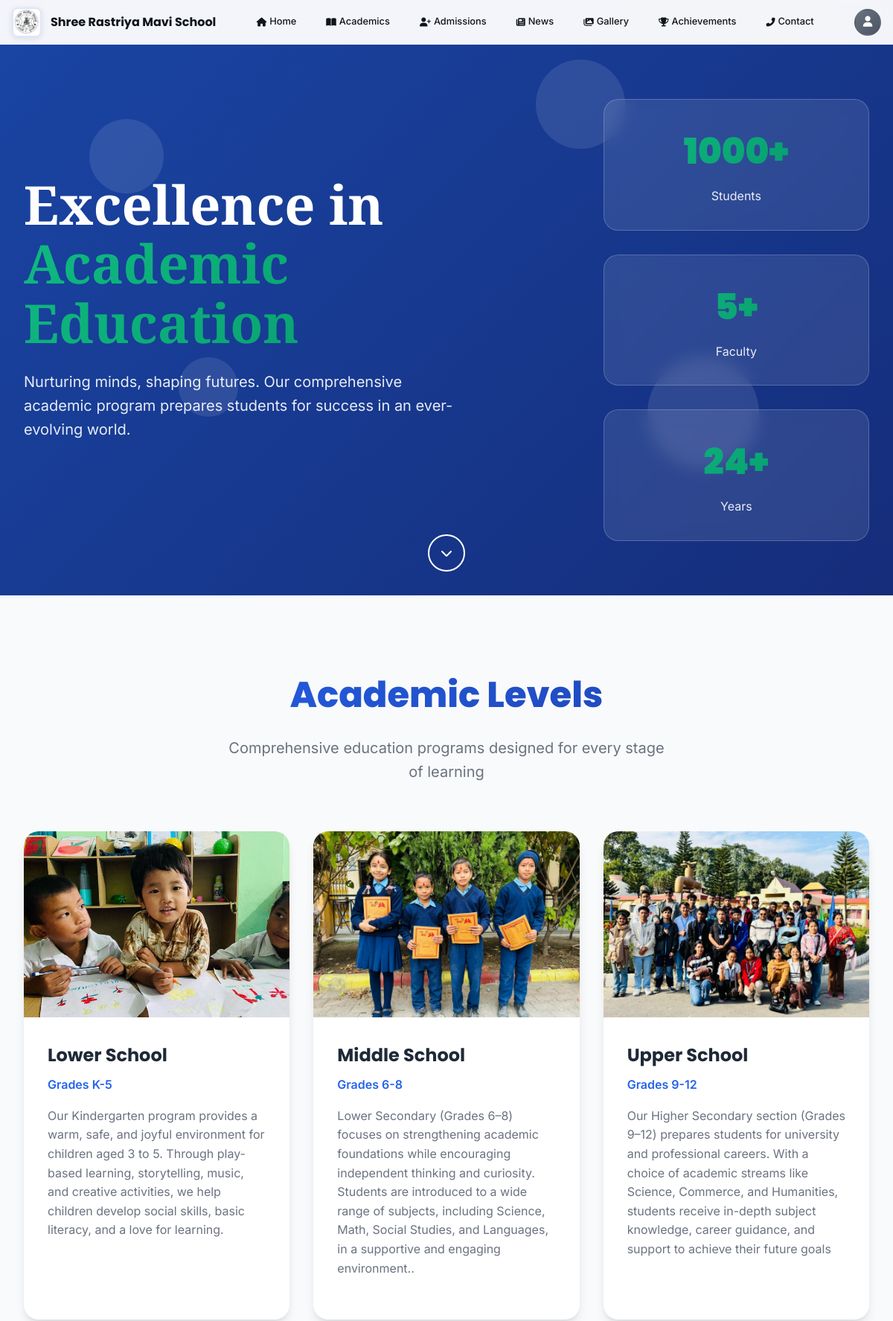
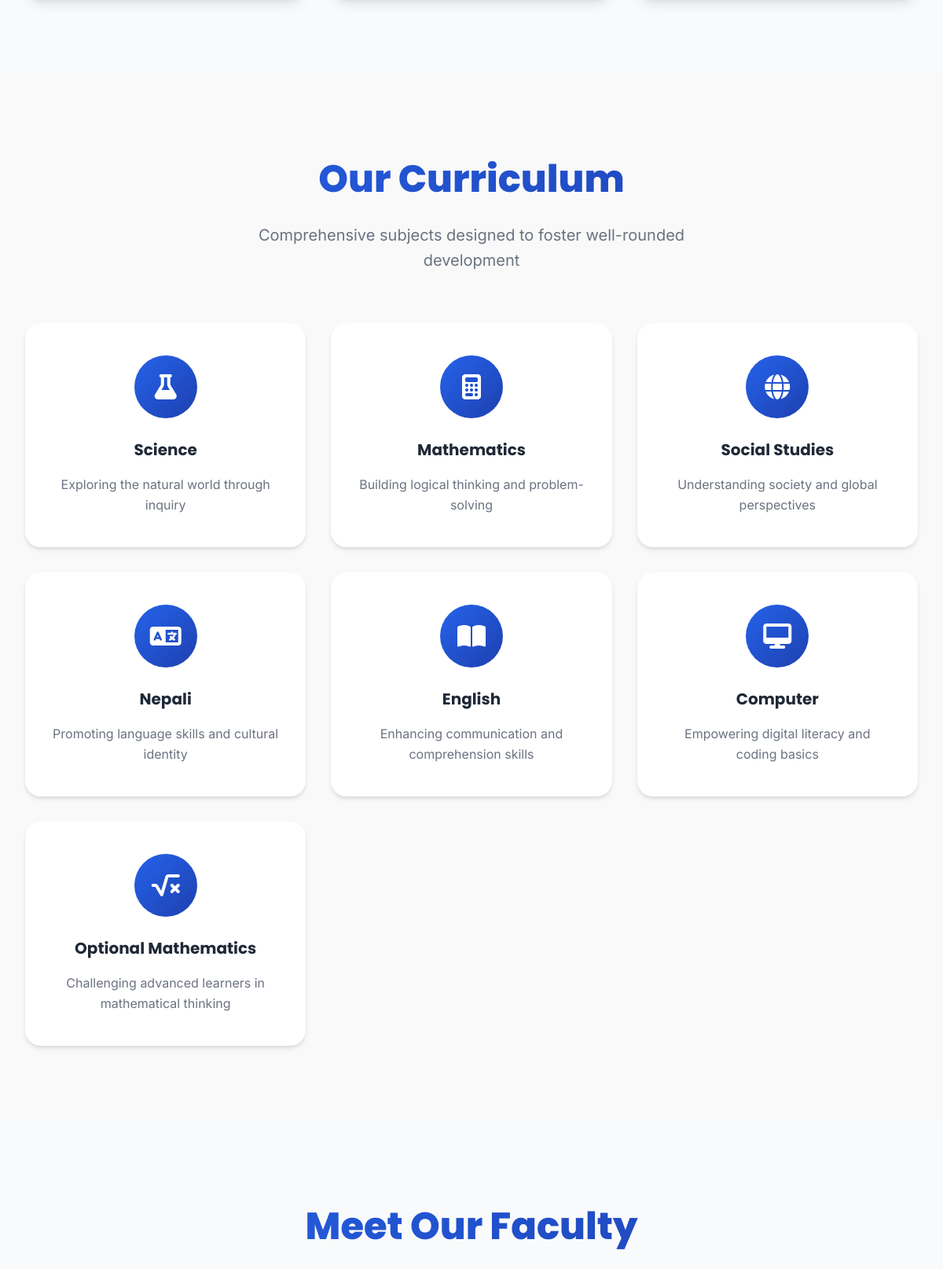
The page /home/academics/ (upper part) on the database its author committed (2 pictures, top to bottom).
### Home/models.py (models this page shows, shortened)
class Achievements (models.Model):
    student = models.IntegerField(verbose_name="No of Students ")
    teacher = models.IntegerField(verbose_name="No of Teachers")
    experience = models.IntegerField(verbose_name="experience")
    sucess_rate = models.IntegerField(verbose_name="Sucess_rate")
    Faculty = models.IntegerField(verbose_name="Number of Faculty`s",default=0)
    class Meta:
        verbose_name_plural = "Achivement"

class Academics(models.Model):
    grade_low = models.ImageField(upload_to='grade/',null=True)
    low_des = models.TextField(verbose_name="Short description ",blank=False)
    grade_mid = models.ImageField(upload_to='grade/',null=True)
    mid_des = models.TextField(verbose_name="Short description ",blank=False)
    grade_high = models.ImageField(upload_to='grade/',null=True)
    high_des = models.TextField(verbose_name="Short description ",blank=False)
    class Meta:
        verbose_name = 'Academic Level'
        verbose_name_plural = 'Academic Levels'

### Home/views.py (the view)
# urls.py: path('academics/',views.academics,name="academic"),
def academics(request):
    achivement = mod.Achievements.objects.first()
    grade = mod.Academics.objects.first()
    faculty = mod.Head_faculty.objects.all()
    resource = mod.Academic_resources.objects.first()
    context = {
        'achivement':achivement,
        'grade':grade,
        'facultys':faculty,
        'resource':resource
}
    return render (request,"academics/academics.html",context)

### Home/templates/academics/academics.html (shortened to what this page needs)
{% extends "Base/base.html" %}
{% load static %}
{% block links %}
    <link rel="stylesheet" href="https://cdnjs.cloudflare.com/ajax/libs/font-awesome/6.5.1/css/all.min.css">
    <link rel="stylesheet" href="{% static "home/css/academics/style.css" %}">
{% endblock links %}
{% block content %}
<section id="home" class="hero-section">
    <div class="hero-background">
        <div class="hero-overlay"></div>
        <div class="floating-shapes">
            <div class="shape shape-1"></div>
            <div class="shape shape-2"></div>
            <div class="shape shape-3"></div>
            <div class="shape shape-4"></div>
        </div>
    </div>
    <div class="hero-content">
        <div class="hero-text">
            <h1 class="hero-title">
                <span class="title-line">Excellence in</span>
                <span class="title-line gradient-text">Academic Education</span>
            </h1>
            <p class="hero-description">
                Nurturing minds, shaping futures. Our comprehensive academic program
                prepares students for success in an ever-evolving world.
            </p>
        </div>
        <div class="hero-stats">
            <div class="stat-item">
                {% if achivement.student < 100  %}
                 <div class="stat-number">{{ achivement.student|default:"N/A" }}</div>
                 {% else %}
                  <div class="stat-number">{{ achivement.student|default:"N/A" }}+</div>
                <div class="stat-label">Students</div>
                {% endif %}
            </div>
            <div class="stat-item">
                {% if achivement.Faculty < 1 %}
                  <div class="stat-number">{{achivement.Faculty|default:"N/A"}}</div>
                  {% else %}
                    <div class="stat-number">{{achivement.Faculty|default:"N/A"}}+</div>
                {% endif %}
                <div class="stat-label">Faculty</div>
            </div>
            <div class="stat-item">
                {% if achivement.experience < 1 %}
                    <div class="stat-number">{{achivement.experience}}</div>
                {% else %}
                    <div class="stat-number">{{achivement.experience}}+</div>
                {% endif %}
                <div class="stat-label">Years</div>
            </div>
        </div>
    </div>
    <div class="scroll-indicator">
        <div class="scroll-arrow">
            <i class="fas fa-chevron-down"></i>
        </div>
    </div>
</section>
<section id="academics" class="section academic-levels">
    <div class="container">
        <div class="section-header">
            <h2 class="section-title">Academic Levels</h2>
            <p class="section-subtitle">
                Comprehensive education programs designed for every stage of learning
            </p>
        </div>
        <div class="levels-grid">
            <div class="level-card" data-aos="fade-up" data-aos-delay="100">
                <div class="level-image">
                    <img src="{{grade.grade_low.url}}" alt="Lower School">
                </div>
                <div class="level-content">
                    <h3>Lower School</h3>
                    <p class="level-grade">Grades K-5</p>
                    <p class="level-description">
                        {{grade.low_des}}
                    </p>
                </div>
            </div>
            <div class="level-card" data-aos="fade-up" data-aos-delay="200">
                <div class="level-image">
                    <img src="{{grade.grade_mid.url}}" alt="Middle School">
                </div>
                <div class="level-content">
                    <h3>Middle School</h3>
                    <p class="level-grade">Grades 6-8</p>
                    <p class="level-description">
                        {{grade.mid_des}}.
                    </p>
                </div>
            </div>
            <div class="level-card" data-aos="fade-up" data-aos-delay="300">
                <div class="level-image">
                    <img src="{{grade.grade_high.url}}" alt="Upper School">
                </div>
                <div class="level-content">
                    <h3>Upper School</h3>
                    <p class="level-grade">Grades 9-12</p>
                    <p class="level-description">
                        {{grade.high_des}}
                    </p>
                </div>
            </div>
        </div>
    </div>
</section>
<section id="curriculum" class="section curriculum-section">
    <div class="container">
        <div class="section-header">
            <h2 class="section-title">Our Curriculum</h2>
            <p class="section-subtitle">
                Comprehensive subjects designed to foster well-rounded development
            </p>
        </div>
        <div class="curriculum-grid">
    <div class="curriculum-card" data-aos="zoom-in" data-aos-delay="150">
    <div class="card-icon">
        <i class="fas fa-flask"></i>
    </div>
    <h3>Science</h3>
    <p>Exploring the natural world through inquiry</p>
</div>
<div class="curriculum-card" data-aos="zoom-in" data-aos-delay="200">
    <div class="card-icon">
        <i class="fas fa-calculator"></i>
    </div>
    <h3>Mathematics</h3>
    <p>Building logical thinking and problem-solving</p>
</div>
<div class="curriculum-card" data-aos="zoom-in" data-aos-delay="250">
    <div class="card-icon">
        <i class="fas fa-globe"></i>
    </div>
    <h3>Social Studies</h3>
    <p>Understanding society and global perspectives</p>
</div>
<div class="curriculum-card" data-aos="zoom-in" data-aos-delay="300">
    <div class="card-icon">
        <i class="fas fa-language"></i>
    </div>
    <h3>Nepali</h3>
    <p>Promoting language skills and cultural identity</p>
</div>
<div class="curriculum-card" data-aos="zoom-in" data-aos-delay="350">
    <div class="card-icon">
        <i class="fas fa-book-open"></i>
    </div>
    <h3>English</h3>
    <p>Enhancing communication and comprehension skills</p>
</div>
<div class="curriculum-card" data-aos="zoom-in" data-aos-delay="400">
    <div class="card-icon">
        <i class="fas fa-desktop"></i>
    </div>
    <h3>Computer</h3>
    <p>Empowering digital literacy and coding basics</p>
</div>
<div class="curriculum-card" data-aos="zoom-in" data-aos-delay="450">
    <div class="card-icon">
        <i class="fas fa-square-root-alt"></i>
    </div>
    <h3>Optional Mathematics</h3>
    <p>Challenging advanced learners in mathematical thinking</p>
</div>
        </div>
    </div>
</section>
<section id="faculty" class="section faculty-section">
    <div class="container">
        <div class="section-header">
            <h2 class="section-title">Meet Our Faculty</h2>
        </div>
    </div>
</section>
{% endblock content %}

### Home/templates/Base/base.html (shortened to what this page needs)
{% load static %}
<!DOCTYPE html>
{% load group_filters %}
<html lang="en">
<head>
    {% block links %}
    {% endblock links %}
</head>
<body>
    {% block header %}
     <header>
        <div class="logo-container">
            <img src="{% static "home/images/logo.jpg" %}" alt="Shree Rastriya Mavi School Logo" class="school-logo">
            <h2>Shree Rastriya Mavi School</h2>
        </div>
        <nav class="desktop-nav">
            <a href="{% url "home:home" %}"><i class="fas fa-home"></i> Home</a>
            <a href="{% url "home:academic" %}"><i class="fas fa-book-open"></i> Academics</a>
            <a href="{% url "home:admission" %}"><i class="fas fa-user-plus"></i> Admissions</a>
            <a href="{% url "home:news" %}"><i class="fas fa-newspaper"></i> News</a>
            <a href="{% url "home:gallery" %}"><i class="fas fa-images"></i> Gallery</a>
            <a href="{% url "home:achivement" %}"><i class="fas fa-trophy"></i> Achievements</a>
            <a href="{% url "home:contact" %}"><i class="fas fa-phone-alt"></i> Contact</a>
        </nav>
        <div class="header-actions">
            <div class="dropdown" id="profileDropdown">
                {% if user.is_authenticated %}
                    <div class="profile-pic user-logged-in {% if user|has_group:"Student" %}student online{% elif user|has_group:"Teacher" %}teacher online{% endif %}" id="profileButton">
                            {% if user|has_group:"Student" %}
                                <i class="fas fa-user-graduate"></i>
                            {% elif user|has_group:"Teacher" %}
                                <i class="fas fa-chalkboard-teacher"></i>
                            {% else %}
                                <i class="fas fa-user"></i>
                            {% endif %}
                    </div>
                    <div class="dropdown-content" id="dropdownMenu">
                        <div class="user-info">
                            <div class="user-name">{{user_session.first_name|default:"user" }} {{user_session.last_name}}</div>
                            <div class="user-role">
                                {% if user|has_group:"Student" %}
                                    Student
                                {% elif user|has_group:"Teacher" %}
                                    Teacher
                                {% else %}
                                    User
                                {% endif %}
                            </div>
                        </div>
                        {% if user|has_group:"Student" %}
                            <a href="{% url "home:dashboard" %}"><i class="fas fa-user-circle"></i> My Profile</a>
                            <a href="{% url "student:project" %}"><i class="fas fa-project-diagram"></i></i> Projects </a>
                            <a href="{% url "student:assignments" %}"> <i class="fas fa-tasks"></i>Assignments</a>
                            <a href="{% url 'student:setting' %}"><i class="fas fa-cog"></i> Settings</a>
                        {% elif user|has_group:"Teacher" %}
                            <a href="{% url "home:teach_dash" %}"><i class="fas fa-user-circle"></i> My Profile</a>
                            <a href="{% url "teacher:teacher_class" %}"><i class="fa-solid fa-people-roof"></i> My Classes</a>
                            <a href="{% url "teacher:student_list" %}"><i class="fas fa-users"></i></i> Students</a>
                            <a href="{% url "teacher:settings" %}"><i class="fas fa-cog"></i> Settings</a>
                        {% else %}
                            <a href=""><i class="fas fa-user-circle"></i> Profile</a>
                        {% endif %}
                        <a href="{% url "login:logout" %}" class="logout"><i class="fas fa-sign-out-alt"></i> Logout</a>
                    </div>
                {% else %}
                    <div class="profile-pic guest" id="profileButton">
                        <i class="fas fa-user"></i>
                    </div>
                {% endif %}
            </div>
        </div>
    </header>
    {% endblock  %}
    {% block content %}
    {% endblock content %}
</body>
</html>

### Home/templates/Base/base.html (style rules this page uses)
* { margin: 0; padding: 0; box-sizing: border-box; }
html, body { height: 100%; width: 100%; font-family: 'Poppins', 'Inter', sans-serif; color: #101518; background-color: #f9f9f9; overflow-x: hidden; }
h1, .hero-content h1 { font-family: 'Playfair Display', serif; font-weight: 800; }
h2, .content-section h2 { font-family: 'Poppins', sans-serif; font-weight: 700; }
h3, .title, .headline { font-family: 'Poppins', sans-serif; font-weight: 600; }
p, .description, body { font-family: 'Inter', sans-serif; font-weight: 400; }
header { position: fixed; top: 0; left: 0; right: 0; z-index: 1000; display: flex; align-items: center; justify-content: space-between; padding: 0.5rem 1rem; background-color: rgba(255, 255, 255, 0.95); backdrop-filter: blur(10px); border-bottom: 1px solid #eaedf1; height: 60px; }
.logo-container { display: flex; align-items: center; gap: 0.75rem; }
.school-logo { width: 2.5rem; height: 2.5rem; border-radius: 8px; object-fit: cover; box-shadow: 0 2px 8px rgba(0, 0, 0, 0.1); border: 2px solid rgba(37, 99, 235, 0.1); }
header h2 { font-size: 1rem; font-weight: 700; font-family: 'Poppins', sans-serif; }
.desktop-nav { display: flex; gap: 1rem; }
.desktop-nav a { color: #101518; text-decoration: none; font-size: 0.8rem; font-weight: 500; font-family: 'Inter', sans-serif; transition: all 0.3s ease; display: flex; align-items: center; gap: 0.25rem; padding: 0.5rem 0.75rem; border-radius: 0.5rem; }
.desktop-nav a i { font-size: 0.75rem; }
.header-actions { display: flex; align-items: center; gap: 0.75rem; }
.profile-pic { width: 2.25rem; height: 2.25rem; border-radius: 50%; cursor: pointer; transition: all 0.3s ease; display: flex; align-items: center; justify-content: center; font-size: 0.9rem; border: 2px solid transparent; position: relative; overflow: hidden; }
.profile-pic.guest { background: linear-gradient(135deg, #6b7280 0%, #4b5563 100%); color: white; }
.profile-pic::after { content: ''; position: absolute; bottom: 2px; right: 2px; width: 8px; height: 8px; background: #10b981; border: 2px solid white; border-radius: 50%; display: none; }
.dropdown { position: relative; }

### rows shown on the page
Achievements: student "1000", Faculty "5", experience "24"
Academics: grade_low (picture), low_des "Our Kindergarten program provides a warm, safe, and joyful environment for children aged 3 to 5. Through play-based learning, storytelling, music, and creative activities, we help children develop social skills, basic literacy, and a love for learning.", grade_mid (picture), mid_des "Lower Secondary (Grades 6–8) focuses on strengthening academic foundations while encouraging independent thinking and curiosity. Students are introduced to a wide range of subjects, including Science, Math, Social Studies, and Languages, in a supportive and engaging environment.", grade_high (picture), high_des "Our Higher Secondary section (Grades 9–12) prepares students for university and professional careers. With a choice of academic streams like Science, Commerce, and Humanities, students receive in-depth subject knowledge, career guidance, and support to achieve their future goals"
